Frame 1 (no input): blank canvas, image omitted
Frame 60 (the mouse pressed at the canvas centre just before this capture): blank canvas, image omitted
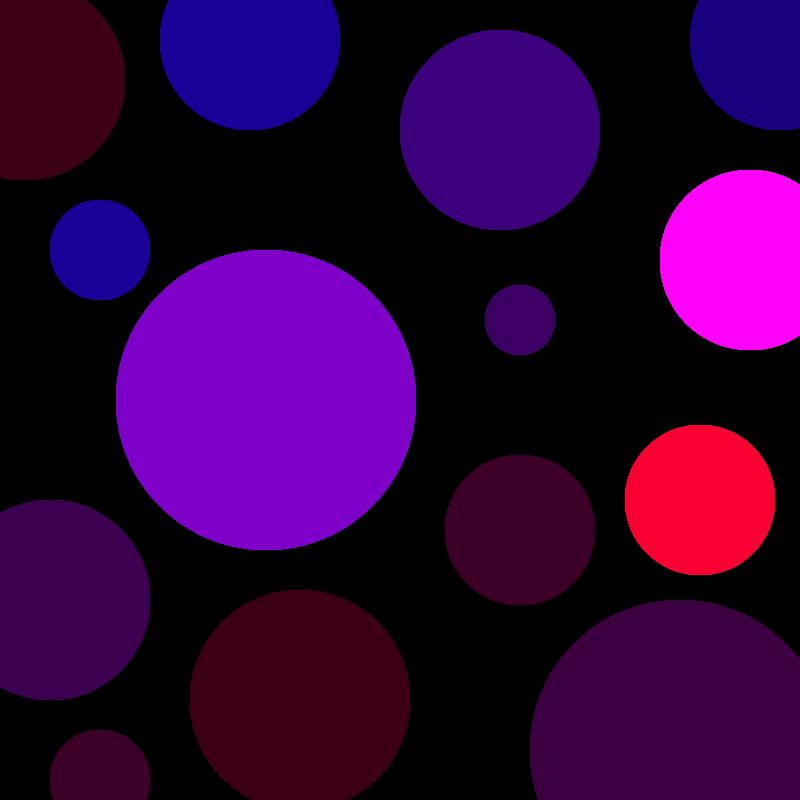
Frame 120 (the mouse held since frame 60 and released just before this capture)

The Processing sketch whose frames 1 and 60 were blank and that drew this single picture after the mouse press (run headless with seeded random() and noise(); from frame 60 on, the mouse is pressed at the canvas centre):

// Processing sketch: processing_25041
// ── processing_25041.pde

void setup () {
  size(800,800);
  background(0,0,0);
  smooth();
  
}

void draw () {
noStroke ();
 fill (map(mouseX,0,height,0,255),0, map(mouseY,0,width,0,400));
 ellipse (width/3,height/2,300,300); 
 
  fill (map(mouseX,0,height,0,50),0, map(mouseY,0,width,0,300));
 ellipse (100,250,100,100); 
 
   fill (map(mouseX,0,height,0,120),0, map(mouseY,0,width,0,250));
 ellipse (500,130,200,200); 
 
   fill (map(mouseX,0,height,0,500),0, map(mouseY,0,width,0,100));
 ellipse (700,500,150,150); 
 
  fill (map(mouseX,10,height,0,680),0, map(mouseY,0,width,0,500));
 ellipse (750,260,180,180); 
 
  fill (map(mouseX,0,height,0,50),0, map(mouseY,0,width,0,300));
 ellipse (250,40,180,180); 
 
 fill (map(mouseX,0,height,0,50),0, map(mouseY,0,width,0,250));
 ellipse (780,40,180,180); 
  
   fill (map(mouseX,0,height,0,120),0, map(mouseY,0,width,0,160));
 ellipse (50,600,200,200); 
 
    fill (map(mouseX,0,height,0,120),0, map(mouseY,0,width,0,130));
 ellipse (680,750,300,300); 
 
    fill (map(mouseX,0,height,0,120),0, map(mouseY,0,width,0,40));
 ellipse (300,700,220,220); 
 
    fill (map(mouseX,0,height,0,120),0, map(mouseY,0,width,0,40));
 ellipse (25,80,200,200); 

   fill (map(mouseX,0,height,0,120),0, map(mouseY,0,width,0,80));
 ellipse (100,780,100,100); 
 
    fill (map(mouseX,0,height,0,120),0, map(mouseY,0,width,0,80));
 ellipse (520,530,150,150); 

 fill (map(mouseX,0,height,0,120),0, map(mouseY,0,width,0,200));
 ellipse (520,320,70,70); 

}
                
                                
